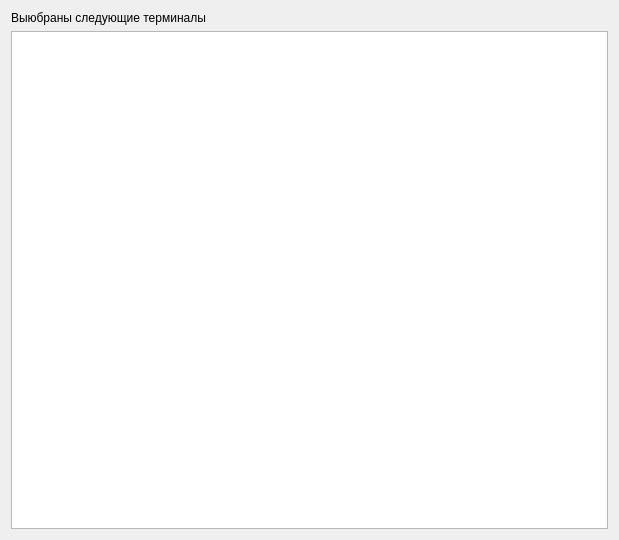
<?xml version="1.0" encoding="UTF-8"?>
<ui version="4.0">
 <class>ShowPage</class>
 <widget class="QWizardPage" name="ShowPage">
  <property name="geometry">
   <rect>
    <x>0</x>
    <y>0</y>
    <width>619</width>
    <height>540</height>
   </rect>
  </property>
  <property name="windowTitle">
   <string>WizardPage</string>
  </property>
  <layout class="QGridLayout" name="gridLayout">
   <item row="0" column="0">
    <widget class="QLabel" name="label">
     <property name="text">
      <string>Выюбраны следующие терминалы</string>
     </property>
    </widget>
   </item>
   <item row="1" column="0">
    <widget class="QTableWidget" name="tableWidget">
     <property name="editTriggers">
      <set>QAbstractItemView::NoEditTriggers</set>
     </property>
    </widget>
   </item>
  </layout>
 </widget>
 <resources/>
 <connections/>
</ui>
